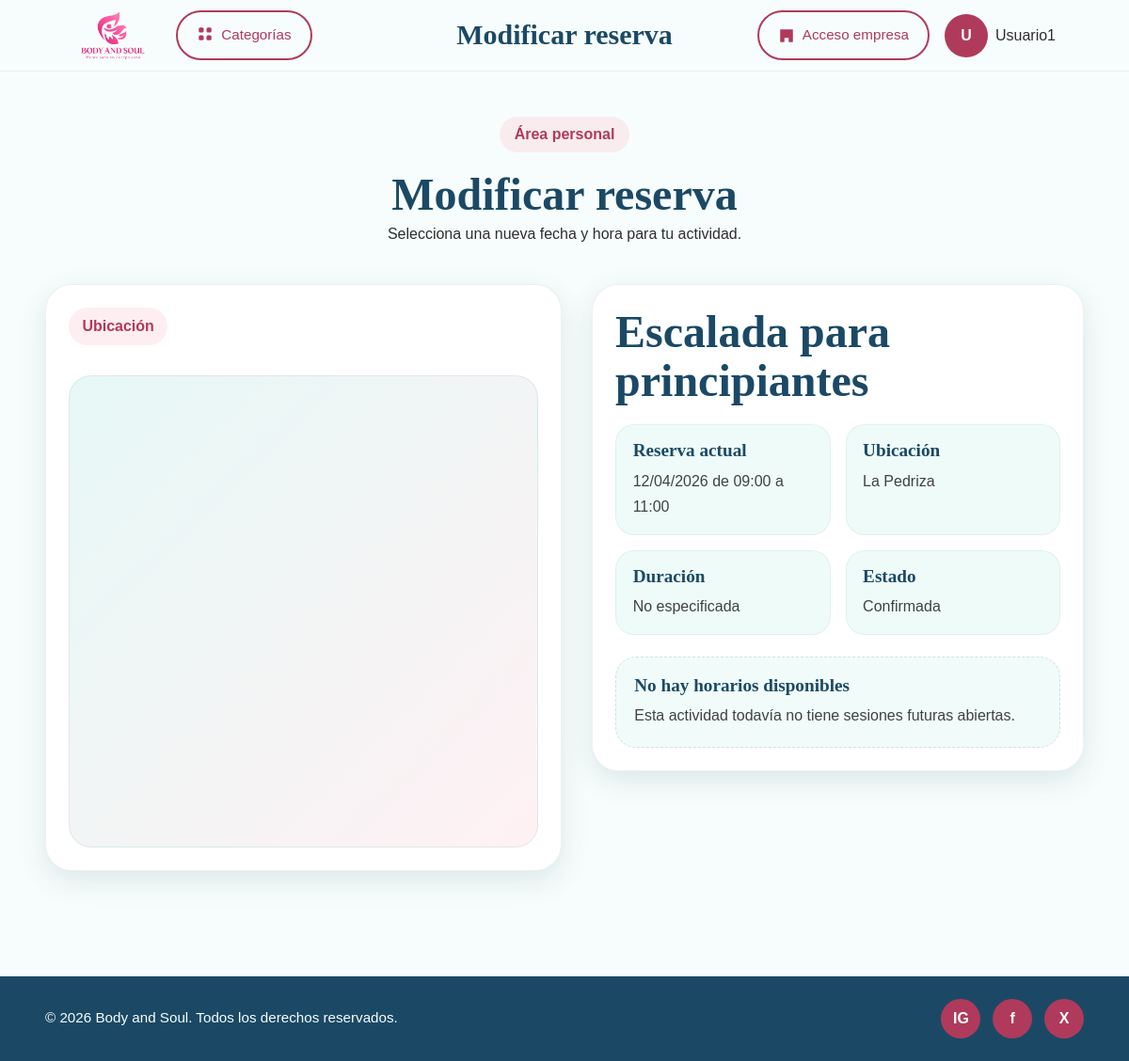
The page /publico/modificar-reserva.php?idreserva=3 (signed in) on the database as committed earlier.
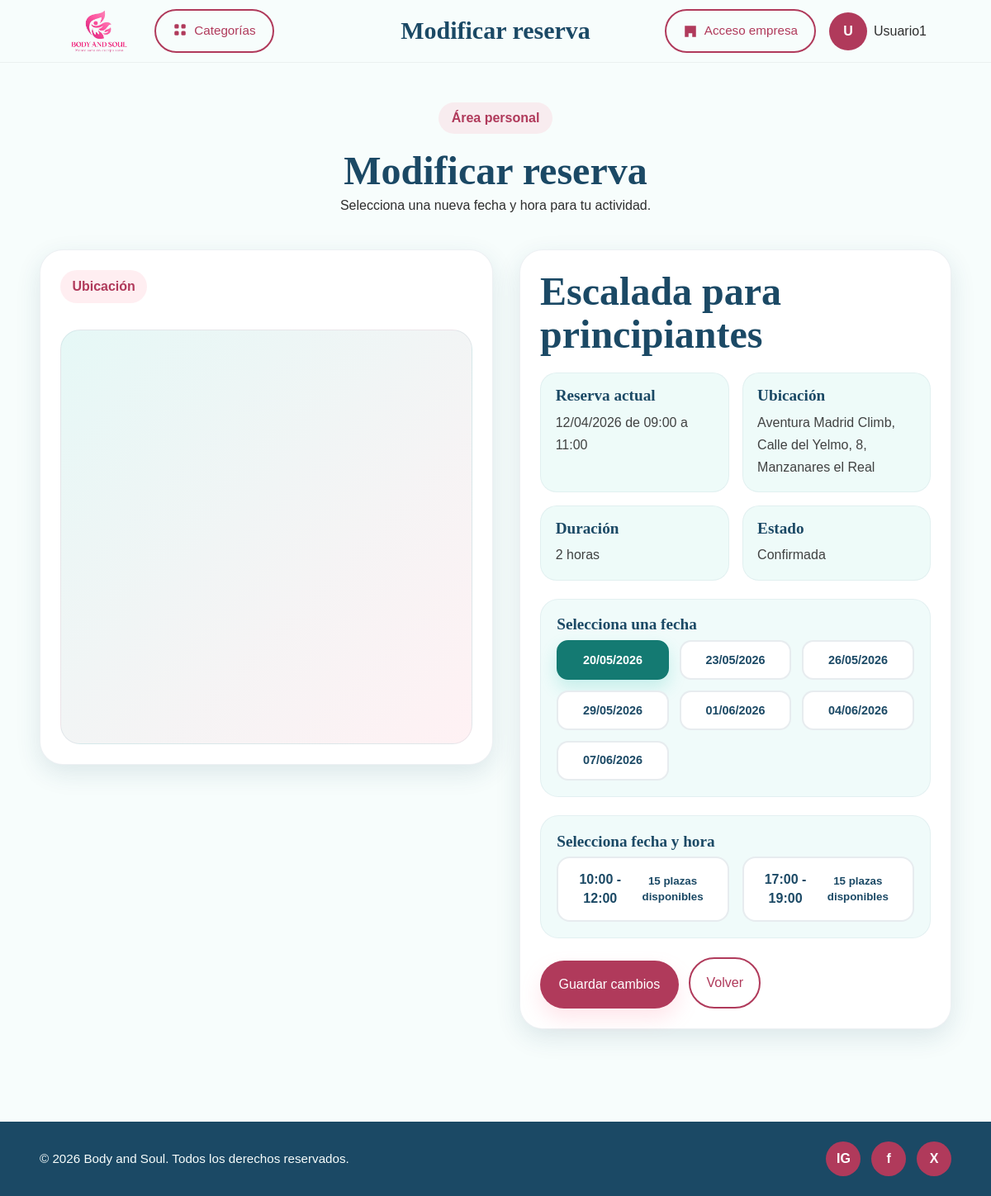
The same page on the database as committed later.
### tables this page shows
CREATE TABLE `usuario` (
  `id_usuario` int(11) NOT NULL,
  `nombre` varchar(100) NOT NULL,
  `apellido` varchar(30) NOT NULL,
  `email` varchar(150) NOT NULL,
  `contrasena` varchar(255) NOT NULL,
  `telefono` varchar(20) DEFAULT NULL,
  `id_rol` int(11) NOT NULL,
  `fecha_registro` datetime NOT NULL DEFAULT current_timestamp(),
  `intentos` int(1) NOT NULL,
  `estado` enum('activo','suspendido') NOT NULL DEFAULT 'activo'
);

CREATE TABLE `reserva` (
  `id_reserva` int(11) NOT NULL,
  `id_usuario` int(11) NOT NULL,
  `id_servicio` int(11) NOT NULL,
  `fecha_hora` datetime NOT NULL,
  `estado` enum('pendiente','confirmada','cancelada') NOT NULL DEFAULT 'pendiente',
  `id_detalle_actividad` int(11) NOT NULL
);

CREATE TABLE `servicio` (
  `id_servicio` int(11) NOT NULL,
  `id_empresa` int(11) NOT NULL,
  `nombre_servicio` varchar(150) NOT NULL,
  `descripcion` text DEFAULT NULL,
  `lugar` varchar(150) DEFAULT NULL,
  `id_categoria` int(11) NOT NULL,
  `precio` decimal(10,2) NOT NULL DEFAULT 0.00,
  `duracion` varchar(50) DEFAULT NULL,
  `materiales` text DEFAULT NULL,
  `estado` enum('activo','cancelado') NOT NULL DEFAULT 'activo'
);

CREATE TABLE `detalle_actividad` (
  `id` int(11) NOT NULL,
  `id_servicio` int(11) NOT NULL,
  `fecha` date NOT NULL,
  `hora_inicio` time NOT NULL,
  `hora_fin` time NOT NULL,
  `plazas_maximas` int(11) NOT NULL
);

### bd/bd.php (called while the page is built, shortened)
<?php
class db{
public $pdo = "";
public function __construct($host,$port,$db,$user,$pass) {
    $this->pdo = new PDO("mysql:host=".$host.";port=".$port.";dbname=".$db.";charset=utf8", $user, $pass);
    }
public function ObtenerUsuario($id){
    $sentencia="SELECT * FROM usuario WHERE id_usuario = :id";
    $ejecuccion=$this->pdo->prepare($sentencia);
    $ejecuccion->execute([
        ":id" => $id
    ]);
    $fila = $ejecuccion->fetch(PDO::FETCH_ASSOC);
    return $fila;
}
}
?>

### bd/bdact.php (called while the page is built, shortened)
<?php
class bdact{
public $pdo = "";
public function __construct($host,$port,$db,$user,$pass) {
    $this->pdo = new PDO("mysql:host=".$host.";port=".$port.";dbname=".$db.";charset=utf8", $user, $pass);
    }
public function obtenerDisponibilidadesPorServicio($idServicio){
    $sentencia = "SELECT d.*
            FROM detalle_actividad d
            INNER JOIN servicio s ON d.id_servicio = s.id_servicio
            WHERE d.id_servicio = :id_servicio
            AND s.estado = 'activo'
            ORDER BY d.fecha ASC, d.hora_inicio ASC";
    $ejecucion = $this->pdo->prepare($sentencia);
    $ejecucion->execute([
        ":id_servicio" => $idServicio
    ]);
    return $ejecucion->fetchAll(PDO::FETCH_ASSOC);
}
public function contarReservasConfirmadasPorDetalle($idDetalle){
    $sentencia = "SELECT COUNT(*)
            FROM reserva
            WHERE id_detalle_actividad = :id_detalle
              AND estado = 'confirmada'";
    $ejecucion = $this->pdo->prepare($sentencia);
    $ejecucion->execute([
        ":id_detalle" => $idDetalle
    ]);
    $fila = (int) $ejecucion->fetchColumn();
    return $fila;
}
public function ObtenerReservaUsuarioPorId($idUsuario, $idReserva){
    $sentencia = "SELECT
                    r.id_reserva,
                    r.estado,
                    r.id_servicio,
                    r.fecha_hora,
                    r.id_detalle_actividad,
                    s.nombre_servicio,
                    s.descripcion,
                    s.lugar,
                    s.precio,
                    s.duracion,
                    d.fecha,
                    d.hora_inicio,
                    d.hora_fin
                  FROM reserva r
                  INNER JOIN servicio s
                    ON r.id_servicio = s.id_servicio
                  INNER JOIN detalle_actividad d
                    ON r.id_detalle_actividad = d.id
                  WHERE r.id_usuario = :id_usuario
                  AND r.id_reserva = :id_reserva
                  LIMIT 1";
    $ejecucion = $this->pdo->prepare($sentencia);
    $ejecucion->execute([
        ":id_usuario" => $idUsuario,
        ":id_reserva" => $idReserva
    ]);
    $fila = $ejecucion->fetch(PDO::FETCH_ASSOC);
    return $fila;
}
}
?>

### publico/modificar-reserva.php (the view, shortened to what the rows shown need)
<?php
$titulo = "<h1>Modificar reserva</h1>";
require_once("head.php");
$idReserva = (int) $_GET["idreserva"];
$idUsuario = $_SESSION["usuario"];
$reserva = $bdact->ObtenerReservaUsuarioPorId($idUsuario, $idReserva);
$disponibilidades = $bdact->obtenerDisponibilidadesPorServicio($reserva["id_servicio"]);
$fechasDisponibles = [];
$hoy = date("Y-m-d");
foreach ($disponibilidades as $franja) {
    if (!empty($franja["fecha"]) && $franja["fecha"] >= $hoy) {
        if (!in_array($franja["fecha"], $fechasDisponibles)) {
            $fechasDisponibles[] = $franja["fecha"];
        }
    }
}
sort($fechasDisponibles);
$fechasDisponibles = array_slice($fechasDisponibles, 0, 7);
$fechaSeleccionada = isset($_GET["fecha"]) ? $_GET["fecha"] : ($reserva["fecha"] ?? ($fechasDisponibles[0] ?? null));
if ($fechaSeleccionada && !in_array($fechaSeleccionada, $fechasDisponibles)) {
    $fechaSeleccionada = $fechasDisponibles[0] ?? null;
}
?>
<main class="booking-page">
  <section class="booking-section">
    <div class="container">
      <div class="booking-title-block">
        <h2>Modificar reserva</h2>
      </div>
      <div class="booking-layout">
        <article class="booking-form-card">
          <div class="booking-info-header">
            <h3><?= htmlentities($reserva["nombre_servicio"]) ?></h3>
          </div>
          <div class="booking-info-content">
            <div class="info-grid">
              <div class="info-item">
                <h4>Reserva actual</h4>
                <p>
                  <?= date("d/m/Y", strtotime($reserva["fecha"])) ?>
                  de <?= substr($reserva["hora_inicio"], 0, 5) ?>
                  a <?= substr($reserva["hora_fin"], 0, 5) ?>
                </p>
              </div>
              <div class="info-item">
                <h4>Ubicación</h4>
                <p><?= htmlentities($reserva["lugar"]) ?></p>
              </div>
              <div class="info-item">
                <h4>Duración</h4>
                <p><?= !empty($reserva["duracion"]) ? htmlentities($reserva["duracion"]) : 'No especificada' ?></p>
              </div>
              <div class="info-item">
                <h4>Estado</h4>
                <p><?= htmlentities(ucfirst($reserva["estado"])) ?></p>
              </div>
            </div>
            <?php if (!empty($fechasDisponibles)): ?>
              <form method="post" class="booking-form">
                <div class="time-slots-block">
                  <div class="time-slots-grid">
                    <?php
                    foreach ($disponibilidades as $franja) :
                      if ($franja["fecha"] === $fechaSeleccionada) :
                        $ocupadas = $bdact->contarReservasConfirmadasPorDetalle($franja["id"]);
                        $plazasRestantes = $franja["plazas_maximas"] - $ocupadas;
                    ?>
                        <label class="time-slot">
                          <span>
                            <?= substr($franja["hora_inicio"], 0, 5) ?> - <?= substr($franja["hora_fin"], 0, 5) ?>
                            <br>
                            <small>
                              <?= $plazasRestantes > 0 ? $plazasRestantes . " plazas disponibles" : "Completo" ?>
                            </small>
                          </span>
                        </label>
                    <?php
                      endif;
                    endforeach;
                    ?>
                  </div>
                </div>
              </form>
            <?php endif; ?>
          </div>
        </article>
      </div>
    </div>
  </section>
</main>
</body>
</html>

### publico/head.php (shortened to what the rows shown need)
<?php
require_once("../bd/bd.php");
$bbdd= new db("localhost",3306,"plataforma_servicios1","root","");
require_once("../bd/bdact.php");
$bdact= new bdact("localhost",3306,"plataforma_servicios1","root","");
if(isset($_SESSION["usuario"])){
  $usuario=$bbdd->ObtenerUsuario($_SESSION["usuario"]);
  $nombre=$usuario["nombre"];
  $apellido=$usuario["apellido"];
  $inicial=strtoupper($nombre[0]);
  $iniciosesion=$iniciosesion="<a href='perfil.php' class='contenedorinicio'>
                  <span class='profile-avatar'>".$inicial."</span>
                  <span class='profile-name'>".$nombre." ".$apellido."</span>
                  </a>";
}
?>
<!DOCTYPE html>
<html lang="es">
<head>
  <link rel="stylesheet" href="../css/styles.css"/>
  <link rel="stylesheet" href="../css/public-styles/index.css"/>
  <link rel="stylesheet" href="../css/public-styles/login.css"/>
  <link rel="stylesheet" href="../css/public-styles/perfil.css"/>
  <link rel="stylesheet" href="../css/public-styles/categoria.css"/>
  <link rel="stylesheet" href="../css/public-styles/actividad.css"/>
  <link rel="stylesheet" href="../css/public-styles/reserva.css"/>
  <link rel="stylesheet" href="../css/public-styles/mis-reservas.css"/>
  <link rel="stylesheet" href="../css/public-styles/mis-valoraciones.css"/>
  <link rel="stylesheet" href="../css/public-styles/favoritos.css"/>
  <link rel="stylesheet" href="https://unpkg.com/leaflet/dist/leaflet.css">
</head>
<body>
<header class="main-header">
  <div class="container header-container">
    <div class="header-title">
      <?=$titulo?>
    </div>
    <div class="header-right">
      <?=$iniciosesion?>
    </div>
  </div>
</header>

Rows that differ between the two databases and show on the page:
changed through a linked row, reserva "Confirmada": id_servicio.lugar "La Pedriza" → "Aventura Madrid Climb, Calle del Yelmo, 8, Manzanares el Real"; id_servicio.duracion (not shown) → "2 horas"
added detalle_actividad: hora_inicio "10:00", hora_fin "12:00", plazas_maximas "15"
added detalle_actividad: hora_inicio "17:00", hora_fin "19:00", plazas_maximas "15"
Other text that changed with them:
text no longer shown: "No especificada No hay horarios disponibles Esta actividad todavía no tiene sesiones futuras abiertas."
text now shown: "Selecciona una fecha Selecciona fecha y hora Guardar cambios Volver"
new list line: "20/05/2026"
new list line: "23/05/2026"
new list line: "26/05/2026"
new list line: "29/05/2026"
new list line: "01/06/2026"
new list line: "04/06/2026"
new list line: "07/06/2026"
